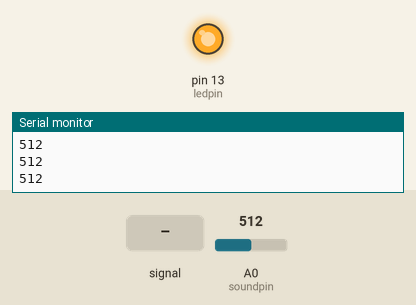
Bench run of a sketch on a simulated Arduino Uno, built with avr-gcc and run on an emulated ATmega328P. On the bench: output pins drawn as LEDs (lit = HIGH), the last lines printed to the serial monitor. The inputs (shaded band) are chosen by the test bench; at power-on: A0 (soundpin) = 512.

Above: at 1.2 s.
1.3 s: A0 (soundpin) fed a 200 Hz sine of ±460 counts around its level
4.3 s: A0 (soundpin) set to 716
At 4.8 s:
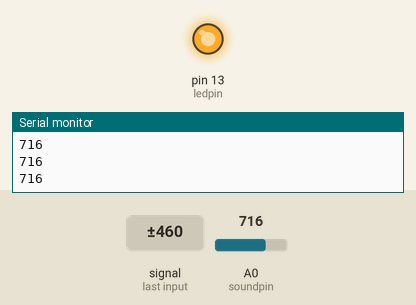
5.8 s: A0 (soundpin) set to 163
7.3 s: A0 (soundpin) set to 140
At 7.7 s:
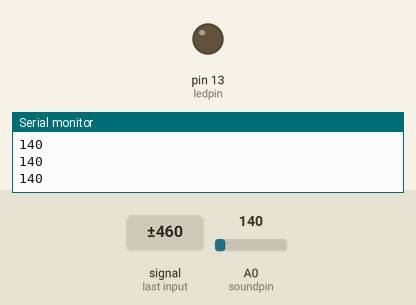
8.8 s: A0 (soundpin) set to 160
At 9.9 s:
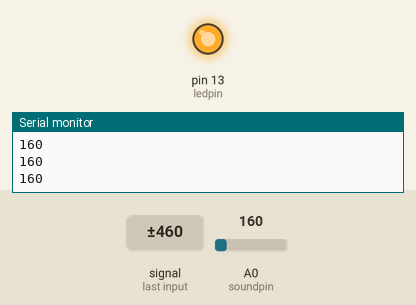
Timing chart, 0 to 11.3 s (numbered marks = the images above; inputs shaded):
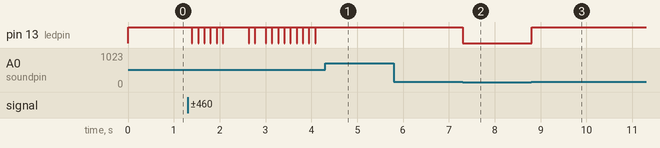

The sketch:

op.ino
```cpp
const int ledpin=13;
const int soundpin=A0;

void setup() {
Serial.begin(9600);
pinMode(ledpin,OUTPUT);
pinMode(soundpin,INPUT);
}

void loop() {
Serial.println(analogRead(soundpin));
delay(10);
  int soundsens=analogRead(soundpin);
  if (soundsens>=150 or soundsens<=120 ) {
  digitalWrite(ledpin,HIGH);
//  delay(1000);
  }
  else{
  digitalWrite(ledpin,LOW);
  }

}
```

Measured:
- the behaviour switches between 150 and 149 on A0 (soundpin) (found by bisection; images 1 and 2)
- after the input at 4.3 s, pin 13 (ledpin): stops changing and stays HIGH
- after the input at 7.3 s, pin 13 (ledpin): HIGH → LOW at once
- after the input at 8.8 s, pin 13 (ledpin): LOW → HIGH at once
